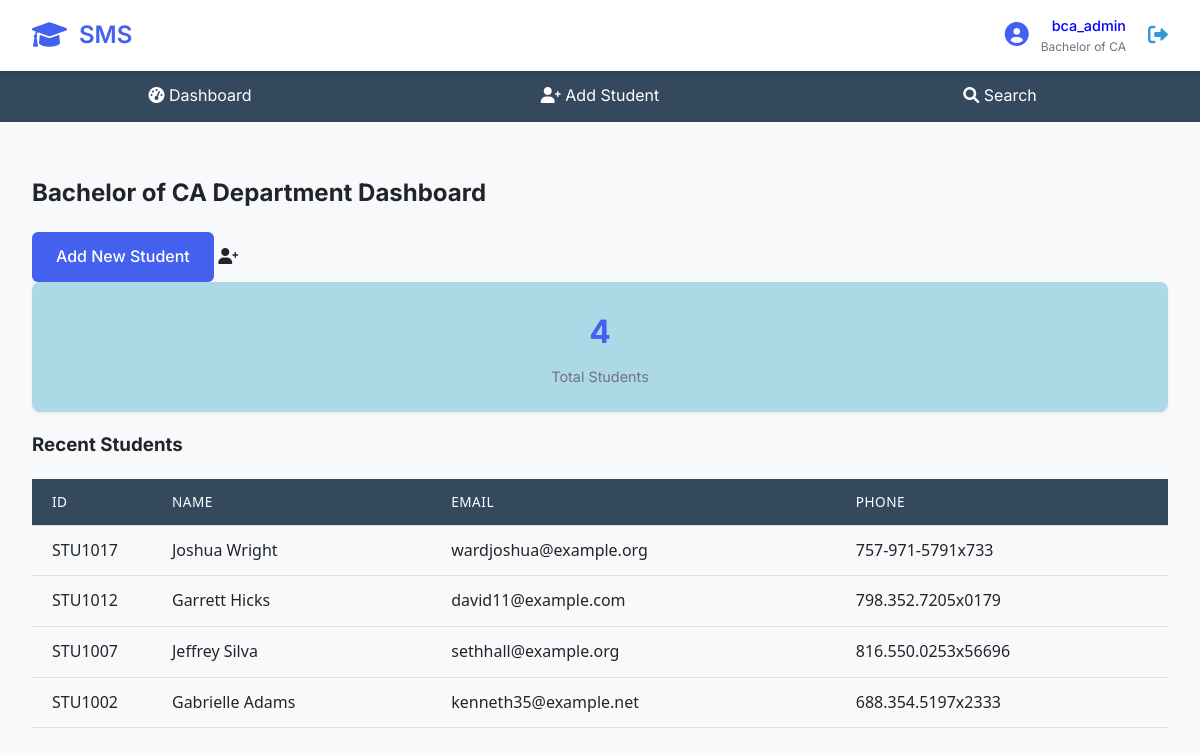
The app's page /dashboard/ (signed in) with its own data.
### students/models.py (models this page shows, shortened)
class DepartmentAdmin(AbstractUser):
    DEPARTMENTS = [
        ('BIT', 'Bachelor of IT'),
        ('BCS', 'Bachelor of CS'),
        ('BCA', 'Bachelor of CA'),
        ('CSIT', 'Bachelor of IT'),
        ('BHM', 'Bachelor of HM'),
    ]
    department = models.CharField(max_length=10, choices=DEPARTMENTS)

class Student(models.Model):
    student_id = models.CharField(max_length=20, unique=True)
    name = models.CharField(max_length=100)
    department = models.CharField(max_length=10, choices=DepartmentAdmin.DEPARTMENTS)
    address = models.TextField()
    email = models.EmailField()
    phone = models.CharField(max_length=15)
    created_by = models.ForeignKey(DepartmentAdmin, on_delete=models.CASCADE)

### students/views.py (the view)
# urls.py: path('dashboard/', views.dashboard, name='dashboard'),
@login_required
def dashboard(request):
    students = Student.objects.filter(
        department=request.user.department
    ).order_by('-id')[:5]  # Just get the 5 most recent
    return render(request, 'students/dashboard.html', {
        'students': students,
        'department': request.user.get_department_display(),
        'total_count': students.count()  # Simple count without time filtering
    })

### students/templates/students/dashboard.html (shortened to what this page needs)
{% extends "students/base.html" %}
{% block content %}
<div class="dashboard">
    <h2>{{ department }} Department Dashboard</h2>
    <div class="actions">
        <a href="{% url 'add_student' %}" class="btn-add">Add New Student</a>
        <i class="fas fa-user-plus"></i>
    </div>
    <div class="stats">
        <div class="stat-card">
            <h3>{{ students.count }}</h3>
            <p>Total Students</p>
        </div>
    </div>
    <h3>Recent Students</h3>
    {% if students %}
    <table>
        <thead>
            <tr>
                <th>ID</th>
                <th>Name</th>
                <th>Email</th>
                <th>Phone</th>
            </tr>
        </thead>
        <tbody>
            {% for student in students %}
            <tr>
                <td>{{ student.student_id }}</td>
                <td>{{ student.name }}</td>
                <td>{{ student.email }}</td>
                <td>{{ student.phone }}</td>
            </tr>
            {% endfor %}
        </tbody>
    </table>
    {% else %}
    <p>No students found in your department.</p>
    {% endif %}
</div>
{% endblock %}

### students/templates/students/base.html (shortened to what this page needs)
<!DOCTYPE html>
<html lang="en">
<head>
    <link rel="stylesheet" href="/static/css/style.css">
    <link rel="stylesheet" href="https://cdnjs.cloudflare.com/ajax/libs/font-awesome/6.0.0/css/all.min.css">
</head>
<body>
    <div class="app-container">
        <header class="app-header">
            <div class="header-content">
                <div class="logo">
                    <i class="fas fa-graduation-cap"></i>
                    <h1>SMS</h1>
                </div>
                {% if user.is_authenticated %}
                <div class="user-info">
                    <div class="user-avatar">
                        <i class="fas fa-user-circle"></i>
                    </div>
                    <div class="user-details">
                        <span class="username">{{ user.username }}</span>
                        <span class="department">{{ user.get_department_display }}</span>
                    </div>
                    <a href="{% url 'logout' %}" class="logout-btn">
                        <i class="fas fa-sign-out-alt"></i>
                    </a>
                </div>
                {% endif %}
            </div>
        </header>
        {% if user.is_authenticated %}
        <nav class="app-nav">
            <ul>
                <li>
                    <a href="{% url 'dashboard' %}" class="nav-link">
                        <i class="fas fa-tachometer-alt"></i>
                        <span>Dashboard</span>
                    </a>
                </li>
                <li>
                    <a href="{% url 'add_student' %}" class="nav-link">
                        <i class="fas fa-user-plus"></i>
                        <span>Add Student</span>
                    </a>
                </li>
                <li>
                    <a href="{% url 'search' %}" class="nav-link">
                        <i class="fas fa-search"></i>
                        <span>Search</span>
                    </a>
                </li>
            </ul>
        </nav>
        {% endif %}
        <main class="app-main">
            {% block content %}{% endblock %}
        </main>
    </div>
</body>
</html>

### static/css/style.css (style rules this page uses)
:root { --primary: #4361ee; --primary-dark: #3a56d4; --secondary: #3f37c9; --accent: #4895ef; --danger: #f72585; --success: #4cc9f0; --warning: #f8961e; --light: #f8f9fa; --dark: #212529; --gray: #6c757d; --white: #ffffff; --shadow-sm: 0 1px 2px rgba(0,0,0,0.1); --shadow-md: 0 4px 6px rgba(0,0,0,0.1); --shadow-lg: 0 10px 15px rgba(0,0,0,0.1); --radius-sm: 4px; --radius-md: 8px; --radius-lg: 12px; --transition: all 0.3s ease; }
body { font-family: 'Inter', sans-serif; margin: 0; padding: 0; line-height: 1.6; color: var(--dark); background-color: var(--light); }
.app-header { background: var(--white); box-shadow: var(--shadow-md); position: sticky; top: 0; z-index: 100; display: flex; justify-content: space-between; align-items: center; padding: 0 2rem; }
.header-content { display: flex; justify-content: space-between; align-items: center; width: 100%; max-width: 1400px; margin: 0 auto; }
.logo { display: flex; align-items: center; gap: 0.75rem; color: var(--primary); }
.logo i { font-size: 1.75rem; }
.logo h1 { font-size: 1.5rem; font-weight: 600; }
.user-info { display: flex; align-items: center; gap: 0.75rem; }
.user-avatar { font-size: 1.5rem; color: var(--primary); }
.user-details { display: flex; flex-direction: column; align-items: flex-end; }
.username { font-weight: 500; font-size: 0.9rem; }
.department { font-size: 0.75rem; color: var(--gray); }
.logout-btn { color: var(--gray); font-size: 1.25rem; transition: var(--transition); margin-left: 1rem; }
nav { background: #34495e; padding: 0; }
nav ul { display: flex; list-style: none; margin: 0; padding: 0; }
nav li { flex: 1; }
nav a { color: white; text-decoration: none; display: block; padding: 0.8rem 1rem; text-align: center; transition: background-color 0.3s ease; }
.user-info { font-size: 0.9rem; color: blue; margin-left: auto; display: flex; align-items: center; }
.user-info a { color: #3498db; text-decoration: none; margin-left: 10px; }
table { width: 100%; border-collapse: collapse; font-family: 'Segoe UI', Tahoma, Geneva, Verdana, sans-serif; }
th, td { padding: 0.75rem 1.25rem; text-align: left; border-bottom: 1px solid #e0e0e0; }
th { background: #34495e; color: white; position: sticky; top: 0; font-weight: 500; text-transform: uppercase; font-size: 0.85rem; letter-spacing: 0.5px; }
tr:nth-child(even) { background: #f9f9f9; }
th:nth-child(1), td:nth-child(1) { width: 80px; }
.dashboard { padding: 2rem; max-width: 1200px; margin: 0 auto; }
.btn-add { background: #4361ee; color: white; padding: 0.75rem 1.5rem; border: none; border-radius: 6px; font-weight: 500; text-decoration: none; display: inline-flex; align-items: center; gap: 0.5rem; transition: all 0.3s ease; }
.stat-card { background: lightblue; border-radius: 8px; padding: 1.5rem; box-shadow: 0 2px 4px rgba(0,0,0,0.05); text-align: center; min-width: 180px; }
.stat-card h3 { margin: 0; font-size: 2rem; color: #4361ee; }
.stat-card p { margin: 0.5rem 0 0; color: #6c757d; font-size: 0.9rem; }

### records on screen
DepartmentAdmin: username "bca_admin", department "Bachelor of CA"
Student: student_id "STU1017", name "Joshua Wright", email "wardjoshua@example.org", phone "757-971-5791x733"
Student: student_id "STU1012", name "Garrett Hicks", email "david11@example.com", phone "798.352.7205x0179"
Student: student_id "STU1007", name "Jeffrey Silva", email "sethhall@example.org", phone "816.550.0253x56696"
Student: student_id "STU1002", name "Gabrielle Adams", email "kenneth35@example.net", phone "688.354.5197x2333"

### other values on screen
{{ department }} "Bachelor of CA"
{{ students.count }} "4"
